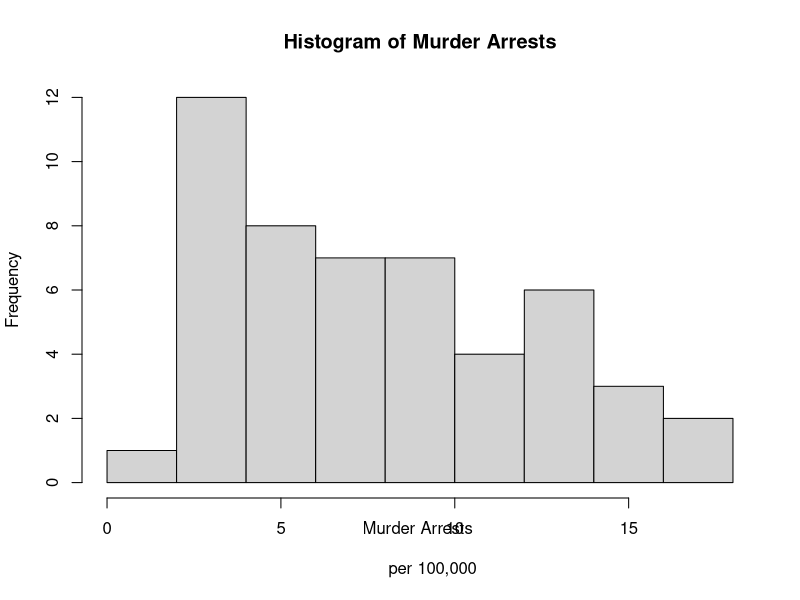
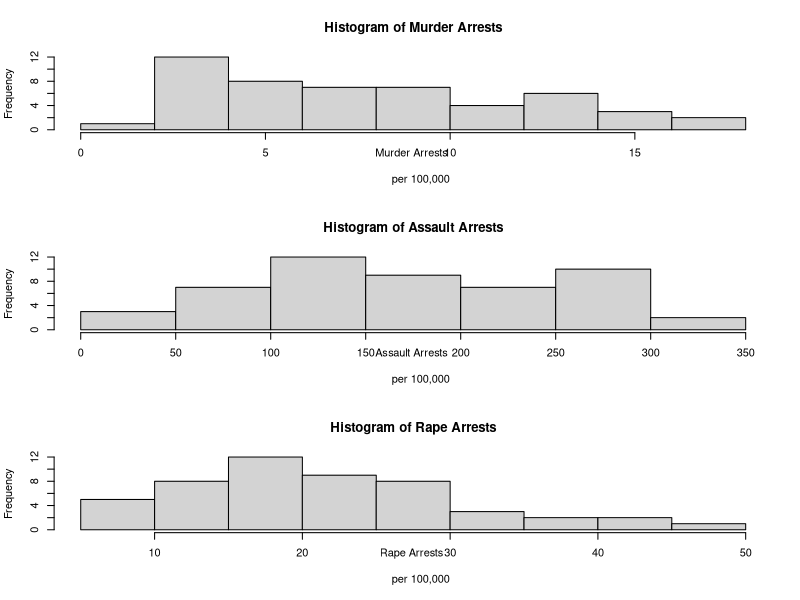

Write R code to recreate these figures, in order.
## ---- chunk 1
library(knitr)
library(datasets)
## ---- chunk 2
dat <- USArrests
## ---- chunk 3
names(dat)
## ---- chunk 4
typeof("Murder")
## ---- chunk 5
?USArrests
## ---- chunk 6
hist(dat$Murder, main="Histogram of Murder Arrests", xlab="Murder Arrests \n 
     per 100,000", ylab="Frequency")
## ---- chunk 7
summary(dat$Murder)
## ---- chunk 8
summary(dat$Assault)
summary(dat$Rape)
## ---- chunk 9
par(mfrow=c(3,1))
hist(dat$Murder, main="Histogram of Murder Arrests", xlab="Murder Arrests \n 
     per 100,000", ylab="Frequency")
hist(dat$Assault, main="Histogram of Assault Arrests", xlab="Assault Arrests \n 
     per 100,000", ylab="Frequency")
hist(dat$Rape, main="Histogram of Rape Arrests", xlab="Rape Arrests \n 
     per 100,000", ylab="Frequency")
